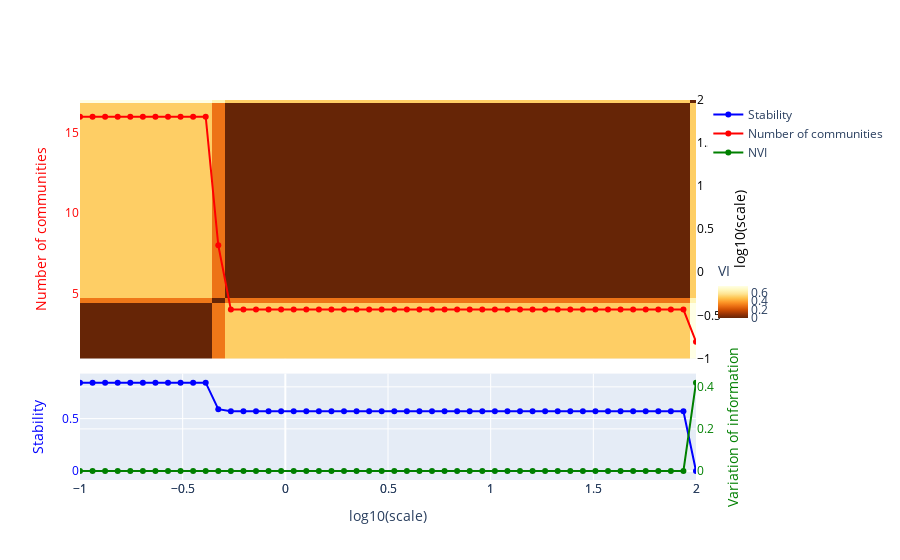

Source (notebook cell):
### Code cell
plotting.plot_scan(results_hypergraph_projection, use_plotly=True)

### Figure 1 — Plotly figure (JSON) as saved in the notebook; plotly's stock layout.template omitted (floating-point values rounded to 4 significant figures; data arrays with more than 128 entries replaced by an {"elided": "..."} marker saying what was removed)
{"data": [{"hovertemplate": "<b>scale</b>: %{x:.2f}, <br>%{text}<extra></extra>", "marker": {"color": "blue"}, "mode": "lines+markers", "name": "Stability", "text": ["Number of communities: 16, <br> Stability: 0.844,\n        <br> Normalised Variation Information: 0.0, <br> Index: 0", "Number of communities: 16, <br> Stability: 0.844,\n        <br> Normalised Variation Information: 0.0, <br> Index: 1", "Number of communities: 16, <br> Stability: 0.844,\n        <br> Normalised Variation Information: 0.0, <br> Index: 2", "Number of communities: 16, <br> Stability: 0.844,\n        <br> Normalised Variation Information: 0.0, <br> Index: 3", "Number of communities: 16, <br> Stability: 0.844,\n        <br> Normalised Variation Information: 0.0, <br> Index: 4", "Number of communities: 16, <br> Stability: 0.844,\n        <br> Normalised Variation Information: 0.0, <br> Index: 5", "Number of communities: 16, <br> Stability: 0.844,\n        <br> Normalised Variation Information: 0.0, <br> Index: 6", "Number of communities: 16, <br> Stability: 0.844,\n        <br> Normalised Variation Information: 0.0, <br> Index: 7", "Number of communities: 16, <br> Stability: 0.844,\n        <br> Normalised Variation Information: 0.0, <br> Index: 8", "Number of communities: 16, <br> Stability: 0.844,\n        <br> Normalised Variation Information: 0.0, <br> Index: 9", "Number of communities: 16, <br> Stability: 0.844,\n        <br> Normalised Variation Information: 0.0, <br> Index: 10", "Number of communities: 8, <br> Stability: 0.59,\n        <br> Normalised Variation Information: 0.0, <br> Index: 11", "Number of communities: 4, <br> Stability: 0.569,\n        <br> Normalised Variation Information: 0.0, <br> Index: 12", "Number of communities: 4, <br> Stability: 0.569,\n        <br> Normalised Variation Information: 0.0, <br> Index: 13", "Number of communities: 4, <br> Stability: 0.569,\n        <br> Normalised Variation Information: 0.0, <br> Index: 14", "Number of communities: 4, <br> Stability: 0.569,\n        <br> Normalised Variation Information: 0.0, <br> Index: 15", "Number of communities: 4, <br> Stability: 0.569,\n        <br> Normalised Variation Information: 0.0, <br> Index: 16", "Number of communities: 4, <br> Stability: 0.569,\n        <br> Normalised Variation Information: 0.0, <br> Index: 17", "Number of communities: 4, <br> Stability: 0.569,\n        <br> Normalised Variation Information: 0.0, <br> Index: 18", "Number of communities: 4, <br> Stability: 0.569,\n        <br> Normalised Variation Information: 0.0, <br> Index: 19", "Number of communities: 4, <br> Stability: 0.569,\n        <br> Normalised Variation Information: 0.0, <br> Index: 20", "Number of communities: 4, <br> Stability: 0.569,\n        <br> Normalised Variation Information: 0.0, <br> Index: 21", "Number of communities: 4, <br> Stability: 0.569,\n        <br> Normalised Variation Information: 0.0, <br> Index: 22", "Number of communities: 4, <br> Stability: 0.569,\n        <br> Normalised Variation Information: 0.0, <br> Index: 23", "Number of communities: 4, <br> Stability: 0.569,\n        <br> Normalised Variation Information: 0.0, <br> Index: 24", "Number of communities: 4, <br> Stability: 0.569,\n        <br> Normalised Variation Information: 0.0, <br> Index: 25", "Number of communities: 4, <br> Stability: 0.569,\n        <br> Normalised Variation Information: 0.0, <br> Index: 26", "Number of communities: 4, <br> Stability: 0.569,\n        <br> Normalised Variation Information: 0.0, <br> Index: 27", "Number of communities: 4, <br> Stability: 0.569,\n        <br> Normalised Variation Information: 0.0, <br> Index: 28", "Number of communities: 4, <br> Stability: 0.569,\n        <br> Normalised Variation Information: 0.0, <br> Index: 29", "Number of communities: 4, <br> Stability: 0.569,\n        <br> Normalised Variation Information: 0.0, <br> Index: 30", "Number of communities: 4, <br> Stability: 0.569,\n        <br> Normalised Variation Information: 0.0, <br> Index: 31", "Number of communities: 4, <br> Stability: 0.569,\n        <br> Normalised Variation Information: 0.0, <br> Index: 32", "Number of communities: 4, <br> Stability: 0.569,\n        <br> Normalised Variation Information: 0.0, <br> Index: 33", "Number of communities: 4, <br> Stability: 0.569,\n        <br> Normalised Variation Information: 0.0, <br> Index: 34", "Number of communities: 4, <br> Stability: 0.569,\n        <br> Normalised Variation Information: 0.0, <br> Index: 35", "Number of communities: 4, <br> Stability: 0.569,\n        <br> Normalised Variation Information: 0.0, <br> Index: 36", "Number of communities: 4, <br> Stability: 0.569,\n        <br> Normalised Variation Information: 0.0, <br> Index: 37", "Number of communities: 4, <br> Stability: 0.569,\n        <br> Normalised Variation Information: 0.0, <br> Index: 38", "Number of communities: 4, <br> Stability: 0.569,\n        <br> Normalised Variation Information: 0.0, <br> Index: 39", "Number of communities: 4, <br> Stability: 0.569,\n        <br> Normalised Variation Information: 0.0, <br> Index: 40", "Number of communities: 4, <br> Stability: 0.569,\n        <br> Normalised Variation Information: 0.0, <br> Index: 41", "Number of communities: 4, <br> Stability: 0.569,\n        <br> Normalised Variation Information: 0.0, <br> Index: 42", "Number of communities: 4, <br> Stability: 0.569,\n        <br> Normalised Variation Information: 0.0, <br> Index: 43", "Number of communities: 4, <br> Stability: 0.569,\n        <br> Normalised Variation Information: 0.0, <br> Index: 44", "Number of communities: 4, <br> Stability: 0.569,\n        <br> Normalised Variation Information: 0.0, <br> Index: 45", "Number of communities: 4, <br> Stability: 0.569,\n        <br> Normalised Variation Information: 0.0, <br> Index: 46", "Number of communities: 4, <br> Stability: 0.569,\n        <br> Normalised Variation Information: 0.0, <br> Index: 47", "Number of communities: 4, <br> Stability: 0.569,\n        <br> Normalised Variation Information: 0.0, <br> Index: 48", "Number of communities: 2, <br> Stability: 0.0,\n        <br> Normalised Variation Information: 0.42, <br> Index: 49"], "type": "scatter", "x": [-1, -0.9388, -0.8776, -0.8163, -0.7551, -0.6939, -0.6327, -0.5714, -0.5102, -0.449, -0.3878, -0.3265, -0.2653, -0.2041, -0.1429, -0.08163, -0.02041, 0.04082, 0.102, 0.1633, 0.2245, 0.2857, 0.3469, 0.4082, 0.4694, 0.5306, 0.5918, 0.6531, 0.7143, 0.7755, 0.8367, 0.898, 0.9592, 1.02, 1.082, 1.143, 1.204, 1.265, 1.327, 1.388, 1.449, 1.51, 1.571, 1.633, 1.694, 1.755, 1.816, 1.878, 1.939, 2], "y": [0.8437, 0.8437, 0.8437, 0.8437, 0.8437, 0.8437, 0.8437, 0.8437, 0.8437, 0.8437, 0.8437, 0.5903, 0.5695, 0.5695, 0.5695, 0.5695, 0.5695, 0.5695, 0.5695, 0.5695, 0.5695, 0.5695, 0.5695, 0.5695, 0.5695, 0.5695, 0.5695, 0.5695, 0.5695, 0.5695, 0.5695, 0.5695, 0.5695, 0.5695, 0.5695, 0.5695, 0.5695, 0.5695, 0.5695, 0.5695, 0.5695, 0.5695, 0.5695, 0.5695, 0.5695, 0.5695, 0.5695, 0.5695, 0.5695, 5.569e-13]}, {"hovertemplate": "<b>scale</b>: %{x:.2f}, <br>%{text}<extra></extra>", "marker": {"color": "red"}, "mode": "lines+markers", "name": "Number of communities", "text": ["Number of communities: 16, <br> Stability: 0.844,\n        <br> Normalised Variation Information: 0.0, <br> Index: 0", "Number of communities: 16, <br> Stability: 0.844,\n        <br> Normalised Variation Information: 0.0, <br> Index: 1", "Number of communities: 16, <br> Stability: 0.844,\n        <br> Normalised Variation Information: 0.0, <br> Index: 2", "Number of communities: 16, <br> Stability: 0.844,\n        <br> Normalised Variation Information: 0.0, <br> Index: 3", "Number of communities: 16, <br> Stability: 0.844,\n        <br> Normalised Variation Information: 0.0, <br> Index: 4", "Number of communities: 16, <br> Stability: 0.844,\n        <br> Normalised Variation Information: 0.0, <br> Index: 5", "Number of communities: 16, <br> Stability: 0.844,\n        <br> Normalised Variation Information: 0.0, <br> Index: 6", "Number of communities: 16, <br> Stability: 0.844,\n        <br> Normalised Variation Information: 0.0, <br> Index: 7", "Number of communities: 16, <br> Stability: 0.844,\n        <br> Normalised Variation Information: 0.0, <br> Index: 8", "Number of communities: 16, <br> Stability: 0.844,\n        <br> Normalised Variation Information: 0.0, <br> Index: 9", "Number of communities: 16, <br> Stability: 0.844,\n        <br> Normalised Variation Information: 0.0, <br> Index: 10", "Number of communities: 8, <br> Stability: 0.59,\n        <br> Normalised Variation Information: 0.0, <br> Index: 11", "Number of communities: 4, <br> Stability: 0.569,\n        <br> Normalised Variation Information: 0.0, <br> Index: 12", "Number of communities: 4, <br> Stability: 0.569,\n        <br> Normalised Variation Information: 0.0, <br> Index: 13", "Number of communities: 4, <br> Stability: 0.569,\n        <br> Normalised Variation Information: 0.0, <br> Index: 14", "Number of communities: 4, <br> Stability: 0.569,\n        <br> Normalised Variation Information: 0.0, <br> Index: 15", "Number of communities: 4, <br> Stability: 0.569,\n        <br> Normalised Variation Information: 0.0, <br> Index: 16", "Number of communities: 4, <br> Stability: 0.569,\n        <br> Normalised Variation Information: 0.0, <br> Index: 17", "Number of communities: 4, <br> Stability: 0.569,\n        <br> Normalised Variation Information: 0.0, <br> Index: 18", "Number of communities: 4, <br> Stability: 0.569,\n        <br> Normalised Variation Information: 0.0, <br> Index: 19", "Number of communities: 4, <br> Stability: 0.569,\n        <br> Normalised Variation Information: 0.0, <br> Index: 20", "Number of communities: 4, <br> Stability: 0.569,\n        <br> Normalised Variation Information: 0.0, <br> Index: 21", "Number of communities: 4, <br> Stability: 0.569,\n        <br> Normalised Variation Information: 0.0, <br> Index: 22", "Number of communities: 4, <br> Stability: 0.569,\n        <br> Normalised Variation Information: 0.0, <br> Index: 23", "Number of communities: 4, <br> Stability: 0.569,\n        <br> Normalised Variation Information: 0.0, <br> Index: 24", "Number of communities: 4, <br> Stability: 0.569,\n        <br> Normalised Variation Information: 0.0, <br> Index: 25", "Number of communities: 4, <br> Stability: 0.569,\n        <br> Normalised Variation Information: 0.0, <br> Index: 26", "Number of communities: 4, <br> Stability: 0.569,\n        <br> Normalised Variation Information: 0.0, <br> Index: 27", "Number of communities: 4, <br> Stability: 0.569,\n        <br> Normalised Variation Information: 0.0, <br> Index: 28", "Number of communities: 4, <br> Stability: 0.569,\n        <br> Normalised Variation Information: 0.0, <br> Index: 29", "Number of communities: 4, <br> Stability: 0.569,\n        <br> Normalised Variation Information: 0.0, <br> Index: 30", "Number of communities: 4, <br> Stability: 0.569,\n        <br> Normalised Variation Information: 0.0, <br> Index: 31", "Number of communities: 4, <br> Stability: 0.569,\n        <br> Normalised Variation Information: 0.0, <br> Index: 32", "Number of communities: 4, <br> Stability: 0.569,\n        <br> Normalised Variation Information: 0.0, <br> Index: 33", "Number of communities: 4, <br> Stability: 0.569,\n        <br> Normalised Variation Information: 0.0, <br> Index: 34", "Number of communities: 4, <br> Stability: 0.569,\n        <br> Normalised Variation Information: 0.0, <br> Index: 35", "Number of communities: 4, <br> Stability: 0.569,\n        <br> Normalised Variation Information: 0.0, <br> Index: 36", "Number of communities: 4, <br> Stability: 0.569,\n        <br> Normalised Variation Information: 0.0, <br> Index: 37", "Number of communities: 4, <br> Stability: 0.569,\n        <br> Normalised Variation Information: 0.0, <br> Index: 38", "Number of communities: 4, <br> Stability: 0.569,\n        <br> Normalised Variation Information: 0.0, <br> Index: 39", "Number of communities: 4, <br> Stability: 0.569,\n        <br> Normalised Variation Information: 0.0, <br> Index: 40", "Number of communities: 4, <br> Stability: 0.569,\n        <br> Normalised Variation Information: 0.0, <br> Index: 41", "Number of communities: 4, <br> Stability: 0.569,\n        <br> Normalised Variation Information: 0.0, <br> Index: 42", "Number of communities: 4, <br> Stability: 0.569,\n        <br> Normalised Variation Information: 0.0, <br> Index: 43", "Number of communities: 4, <br> Stability: 0.569,\n        <br> Normalised Variation Information: 0.0, <br> Index: 44", "Number of communities: 4, <br> Stability: 0.569,\n        <br> Normalised Variation Information: 0.0, <br> Index: 45", "Number of communities: 4, <br> Stability: 0.569,\n        <br> Normalised Variation Information: 0.0, <br> Index: 46", "Number of communities: 4, <br> Stability: 0.569,\n        <br> Normalised Variation Information: 0.0, <br> Index: 47", "Number of communities: 4, <br> Stability: 0.569,\n        <br> Normalised Variation Information: 0.0, <br> Index: 48", "Number of communities: 2, <br> Stability: 0.0,\n        <br> Normalised Variation Information: 0.42, <br> Index: 49"], "type": "scatter", "x": [-1, -0.9388, -0.8776, -0.8163, -0.7551, -0.6939, -0.6327, -0.5714, -0.5102, -0.449, -0.3878, -0.3265, -0.2653, -0.2041, -0.1429, -0.08163, -0.02041, 0.04082, 0.102, 0.1633, 0.2245, 0.2857, 0.3469, 0.4082, 0.4694, 0.5306, 0.5918, 0.6531, 0.7143, 0.7755, 0.8367, 0.898, 0.9592, 1.02, 1.082, 1.143, 1.204, 1.265, 1.327, 1.388, 1.449, 1.51, 1.571, 1.633, 1.694, 1.755, 1.816, 1.878, 1.939, 2], "xaxis": "x2", "y": [16, 16, 16, 16, 16, 16, 16, 16, 16, 16, 16, 8, 4, 4, 4, 4, 4, 4, 4, 4, 4, 4, 4, 4, 4, 4, 4, 4, 4, 4, 4, 4, 4, 4, 4, 4, 4, 4, 4, 4, 4, 4, 4, 4, 4, 4, 4, 4, 4, 2], "yaxis": "y4"}, {"hovertemplate": "<b>scale</b>: %{x:.2f}, <br>%{text}<extra></extra>", "marker": {"color": "green"}, "mode": "lines+markers", "name": "NVI", "opacity": 1, "text": ["Number of communities: 16, <br> Stability: 0.844,\n        <br> Normalised Variation Information: 0.0, <br> Index: 0", "Number of communities: 16, <br> Stability: 0.844,\n        <br> Normalised Variation Information: 0.0, <br> Index: 1", "Number of communities: 16, <br> Stability: 0.844,\n        <br> Normalised Variation Information: 0.0, <br> Index: 2", "Number of communities: 16, <br> Stability: 0.844,\n        <br> Normalised Variation Information: 0.0, <br> Index: 3", "Number of communities: 16, <br> Stability: 0.844,\n        <br> Normalised Variation Information: 0.0, <br> Index: 4", "Number of communities: 16, <br> Stability: 0.844,\n        <br> Normalised Variation Information: 0.0, <br> Index: 5", "Number of communities: 16, <br> Stability: 0.844,\n        <br> Normalised Variation Information: 0.0, <br> Index: 6", "Number of communities: 16, <br> Stability: 0.844,\n        <br> Normalised Variation Information: 0.0, <br> Index: 7", "Number of communities: 16, <br> Stability: 0.844,\n        <br> Normalised Variation Information: 0.0, <br> Index: 8", "Number of communities: 16, <br> Stability: 0.844,\n        <br> Normalised Variation Information: 0.0, <br> Index: 9", "Number of communities: 16, <br> Stability: 0.844,\n        <br> Normalised Variation Information: 0.0, <br> Index: 10", "Number of communities: 8, <br> Stability: 0.59,\n        <br> Normalised Variation Information: 0.0, <br> Index: 11", "Number of communities: 4, <br> Stability: 0.569,\n        <br> Normalised Variation Information: 0.0, <br> Index: 12", "Number of communities: 4, <br> Stability: 0.569,\n        <br> Normalised Variation Information: 0.0, <br> Index: 13", "Number of communities: 4, <br> Stability: 0.569,\n        <br> Normalised Variation Information: 0.0, <br> Index: 14", "Number of communities: 4, <br> Stability: 0.569,\n        <br> Normalised Variation Information: 0.0, <br> Index: 15", "Number of communities: 4, <br> Stability: 0.569,\n        <br> Normalised Variation Information: 0.0, <br> Index: 16", "Number of communities: 4, <br> Stability: 0.569,\n        <br> Normalised Variation Information: 0.0, <br> Index: 17", "Number of communities: 4, <br> Stability: 0.569,\n        <br> Normalised Variation Information: 0.0, <br> Index: 18", "Number of communities: 4, <br> Stability: 0.569,\n        <br> Normalised Variation Information: 0.0, <br> Index: 19", "Number of communities: 4, <br> Stability: 0.569,\n        <br> Normalised Variation Information: 0.0, <br> Index: 20", "Number of communities: 4, <br> Stability: 0.569,\n        <br> Normalised Variation Information: 0.0, <br> Index: 21", "Number of communities: 4, <br> Stability: 0.569,\n        <br> Normalised Variation Information: 0.0, <br> Index: 22", "Number of communities: 4, <br> Stability: 0.569,\n        <br> Normalised Variation Information: 0.0, <br> Index: 23", "Number of communities: 4, <br> Stability: 0.569,\n        <br> Normalised Variation Information: 0.0, <br> Index: 24", "Number of communities: 4, <br> Stability: 0.569,\n        <br> Normalised Variation Information: 0.0, <br> Index: 25", "Number of communities: 4, <br> Stability: 0.569,\n        <br> Normalised Variation Information: 0.0, <br> Index: 26", "Number of communities: 4, <br> Stability: 0.569,\n        <br> Normalised Variation Information: 0.0, <br> Index: 27", "Number of communities: 4, <br> Stability: 0.569,\n        <br> Normalised Variation Information: 0.0, <br> Index: 28", "Number of communities: 4, <br> Stability: 0.569,\n        <br> Normalised Variation Information: 0.0, <br> Index: 29", "Number of communities: 4, <br> Stability: 0.569,\n        <br> Normalised Variation Information: 0.0, <br> Index: 30", "Number of communities: 4, <br> Stability: 0.569,\n        <br> Normalised Variation Information: 0.0, <br> Index: 31", "Number of communities: 4, <br> Stability: 0.569,\n        <br> Normalised Variation Information: 0.0, <br> Index: 32", "Number of communities: 4, <br> Stability: 0.569,\n        <br> Normalised Variation Information: 0.0, <br> Index: 33", "Number of communities: 4, <br> Stability: 0.569,\n        <br> Normalised Variation Information: 0.0, <br> Index: 34", "Number of communities: 4, <br> Stability: 0.569,\n        <br> Normalised Variation Information: 0.0, <br> Index: 35", "Number of communities: 4, <br> Stability: 0.569,\n        <br> Normalised Variation Information: 0.0, <br> Index: 36", "Number of communities: 4, <br> Stability: 0.569,\n        <br> Normalised Variation Information: 0.0, <br> Index: 37", "Number of communities: 4, <br> Stability: 0.569,\n        <br> Normalised Variation Information: 0.0, <br> Index: 38", "Number of communities: 4, <br> Stability: 0.569,\n        <br> Normalised Variation Information: 0.0, <br> Index: 39", "Number of communities: 4, <br> Stability: 0.569,\n        <br> Normalised Variation Information: 0.0, <br> Index: 40", "Number of communities: 4, <br> Stability: 0.569,\n        <br> Normalised Variation Information: 0.0, <br> Index: 41", "Number of communities: 4, <br> Stability: 0.569,\n        <br> Normalised Variation Information: 0.0, <br> Index: 42", "Number of communities: 4, <br> Stability: 0.569,\n        <br> Normalised Variation Information: 0.0, <br> Index: 43", "Number of communities: 4, <br> Stability: 0.569,\n        <br> Normalised Variation Information: 0.0, <br> Index: 44", "Number of communities: 4, <br> Stability: 0.569,\n        <br> Normalised Variation Information: 0.0, <br> Index: 45", "Number of communities: 4, <br> Stability: 0.569,\n        <br> Normalised Variation Information: 0.0, <br> Index: 46", "Number of communities: 4, <br> Stability: 0.569,\n        <br> Normalised Variation Information: 0.0, <br> Index: 47", "Number of communities: 4, <br> Stability: 0.569,\n        <br> Normalised Variation Information: 0.0, <br> Index: 48", "Number of communities: 2, <br> Stability: 0.0,\n        <br> Normalised Variation Information: 0.42, <br> Index: 49"], "type": "scatter", "x": [-1, -0.9388, -0.8776, -0.8163, -0.7551, -0.6939, -0.6327, -0.5714, -0.5102, -0.449, -0.3878, -0.3265, -0.2653, -0.2041, -0.1429, -0.08163, -0.02041, 0.04082, 0.102, 0.1633, 0.2245, 0.2857, 0.3469, 0.4082, 0.4694, 0.5306, 0.5918, 0.6531, 0.7143, 0.7755, 0.8367, 0.898, 0.9592, 1.02, 1.082, 1.143, 1.204, 1.265, 1.327, 1.388, 1.449, 1.51, 1.571, 1.633, 1.694, 1.755, 1.816, 1.878, 1.939, 2], "xaxis": "x", "y": [0, 0, 0, 0, 0, 0, 0, 0, 0, 0, 0, 0, 0, 0, 0, 0, 0, 0, 0, 0, 0, 0, 0, 0, 0, 0, 0, 0, 0, 0, 0, 0, 0, 0, 0, 0, 0, 0, 0, 0, 0, 0, 0, 0, 0, 0, 0, 0, 0, 0.42], "yaxis": "y3"}, {"colorbar": {"len": 0.2, "title": {"text": "VI"}, "y": 0.5, "yanchor": "middle"}, "colorscale": [[0, "rgb(102,37,6)"], [0.125, "rgb(153,52,4)"], [0.25, "rgb(204,76,2)"], [0.375, "rgb(236,112,20)"], [0.5, "rgb(254,153,41)"], [0.625, "rgb(254,196,79)"], [0.75, "rgb(254,227,145)"], [0.875, "rgb(255,247,188)"], [1, "rgb(255,255,229)"]], "hoverinfo": "skip", "showscale": true, "type": "heatmap", "x": [-1, -0.9388, -0.8776, -0.8163, -0.7551, -0.6939, -0.6327, -0.5714, -0.5102, -0.449, -0.3878, -0.3265, -0.2653, -0.2041, -0.1429, -0.08163, -0.02041, 0.04082, 0.102, 0.1633, 0.2245, 0.2857, 0.3469, 0.4082, 0.4694, 0.5306, 0.5918, 0.6531, 0.7143, 0.7755, 0.8367, 0.898, 0.9592, 1.02, 1.082, 1.143, 1.204, 1.265, 1.327, 1.388, 1.449, 1.51, 1.571, 1.633, 1.694, 1.755, 1.816, 1.878, 1.939, 2], "xaxis": "x2", "y": [-1, -0.9388, -0.8776, -0.8163, -0.7551, -0.6939, -0.6327, -0.5714, -0.5102, -0.449, -0.3878, -0.3265, -0.2653, -0.2041, -0.1429, -0.08163, -0.02041, 0.04082, 0.102, 0.1633, 0.2245, 0.2857, 0.3469, 0.4082, 0.4694, 0.5306, 0.5918, 0.6531, 0.7143, 0.7755, 0.8367, 0.898, 0.9592, 1.02, 1.082, 1.143, 1.204, 1.265, 1.327, 1.388, 1.449, 1.51, 1.571, 1.633, 1.694, 1.755, 1.816, 1.878, 1.939, 2], "yaxis": "y2", "z": {"elided": "50x50 float values"}}], "layout": {"xaxis": {"range": [-1, 2], "title": {"text": "log10(scale)"}}, "xaxis2": {"range": [-1, 2]}, "yaxis": {"domain": [0, 0.28], "tickfont": {"color": "blue"}, "title": {"font": {"color": "blue"}, "text": "Stability"}}, "yaxis2": {"domain": [0.32, 1], "range": [-1, 2], "side": "right", "tickfont": {"color": "black"}, "title": {"font": {"color": "black"}, "text": "log10(scale)"}}, "yaxis3": {"overlaying": "y", "showticklabels": true, "side": "right", "tickfont": {"color": "green"}, "title": {"font": {"color": "green"}, "text": "Variation of information"}}, "yaxis4": {"overlaying": "y2", "tickfont": {"color": "red"}, "title": {"font": {"color": "red"}, "text": "Number of communities"}}}}
